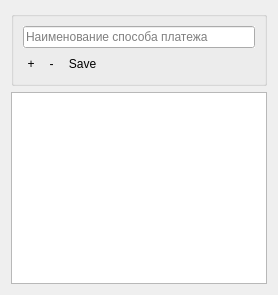
         <widget class="QWidget" name="tab_11">
          <attribute name="icon">
           <iconset resource="src.qrc">
            <normaloff>:/icon/pay.png</normaloff>:/icon/pay.png</iconset>
          </attribute>
          <attribute name="title">
           <string>Способы оплаты</string>
          </attribute>
          <layout class="QVBoxLayout" name="verticalLayout_22">
           <item>
            <widget class="QGroupBox" name="groupBox_9">
             <property name="title">
              <string/>
             </property>
             <layout class="QVBoxLayout" name="verticalLayout_21">
              <item>
               <layout class="QHBoxLayout" name="horizontalLayout_18">
                <item>
                 <widget class="QLineEdit" name="payEdit">
                  <property name="autoFillBackground">
                   <bool>true</bool>
                  </property>
                  <property name="placeholderText">
                   <string>Наименование способа платежа</string>
                  </property>
                 </widget>
                </item>
               </layout>
              </item>
              <item>
               <layout class="QHBoxLayout" name="horizontalLayout_19">
                <item>
                 <layout class="QHBoxLayout" name="horizontalLayout_20">
                  <item>
                   <widget class="QToolButton" name="pay_addButton">
                    <property name="sizePolicy">
                     <sizepolicy hsizetype="Maximum" vsizetype="Maximum">
                      <horstretch>0</horstretch>
                      <verstretch>0</verstretch>
                     </sizepolicy>
                    </property>
                    <property name="minimumSize">
                     <size>
                      <width>0</width>
                      <height>0</height>
                     </size>
                    </property>
                    <property name="toolTip">
                     <string>&lt;html&gt;&lt;head/&gt;&lt;body&gt;&lt;p&gt;&lt;span style=&quot; font-weight:600;&quot;&gt;Добавить&lt;/span&gt;&lt;/p&gt;&lt;/body&gt;&lt;/html&gt;</string>
                    </property>
                    <property name="styleSheet">
                     <string notr="true">border-radius: 10px;</string>
                    </property>
                    <property name="text">
                     <string>+</string>
                    </property>
                    <property name="icon">
                     <iconset resource="src.qrc">
                      <normaloff>:/icon/Martz90-Circle-Addon1-Text-plus.ico</normaloff>:/icon/Martz90-Circle-Addon1-Text-plus.ico</iconset>
                    </property>
                    <property name="iconSize">
                     <size>
                      <width>20</width>
                      <height>25</height>
                     </size>
                    </property>
                    <property name="checkable">
                     <bool>false</bool>
                    </property>
                    <property name="popupMode">
                     <enum>QToolButton::InstantPopup</enum>
                    </property>
                   </widget>
                  </item>
                  <item>
                   <widget class="QToolButton" name="pay_delButton">
                    <property name="minimumSize">
                     <size>
                      <width>0</width>
                      <height>0</height>
                     </size>
                    </property>
                    <property name="toolTip">
                     <string>&lt;html&gt;&lt;head/&gt;&lt;body&gt;&lt;p&gt;&lt;span style=&quot; font-weight:600;&quot;&gt;Удалить&lt;/span&gt;&lt;/p&gt;&lt;/body&gt;&lt;/html&gt;</string>
                    </property>
                    <property name="styleSheet">
                     <string notr="true">border-radius: 10px;</string>
                    </property>
                    <property name="text">
                     <string>-</string>
                    </property>
                    <property name="icon">
                     <iconset resource="src.qrc">
                      <normaloff>:/icon/minus-flat.png</normaloff>:/icon/minus-flat.png</iconset>
                    </property>
                    <property name="iconSize">
                     <size>
                      <width>20</width>
                      <height>25</height>
                     </size>
                    </property>
                    <property name="popupMode">
                     <enum>QToolButton::InstantPopup</enum>
                    </property>
                    <property name="toolButtonStyle">
                     <enum>Qt::ToolButtonIconOnly</enum>
                    </property>
                    <property name="autoRaise">
                     <bool>true</bool>
                    </property>
                    <property name="arrowType">
                     <enum>Qt::NoArrow</enum>
                    </property>
                   </widget>
                  </item>
                  <item>
                   <widget class="QToolButton" name="pay_saveButton">
                    <property name="toolTip">
                     <string>&lt;html&gt;&lt;head/&gt;&lt;body&gt;&lt;p&gt;&lt;span style=&quot; font-weight:600;&quot;&gt;Записать изменения&lt;/span&gt;&lt;/p&gt;&lt;/body&gt;&lt;/html&gt;</string>
                    </property>
                    <property name="styleSheet">
                     <string notr="true">border-radius: 10px;</string>
                    </property>
                    <property name="text">
                     <string>Save</string>
                    </property>
                    <property name="icon">
                     <iconset resource="src.qrc">
                      <normaloff>:/icon/save.png</normaloff>:/icon/save.png</iconset>
                    </property>
                    <property name="iconSize">
                     <size>
                      <width>25</width>
                      <height>25</height>
                     </size>
                    </property>
                   </widget>
                  </item>
                 </layout>
                </item>
                <item>
                 <spacer name="horizontalSpacer_8">
                  <property name="orientation">
                   <enum>Qt::Horizontal</enum>
                  </property>
                  <property name="sizeHint" stdset="0">
                   <size>
                    <width>40</width>
                    <height>20</height>
                   </size>
                  </property>
                 </spacer>
                </item>
               </layout>
              </item>
             </layout>
            </widget>
           </item>
           <item>
            <widget class="QTableView" name="payView"/>
           </item>
          </layout>
         </widget>
